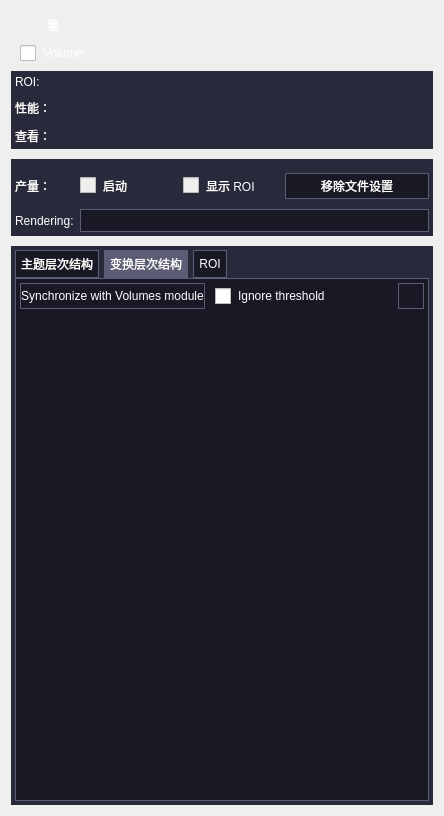
<?xml version="1.0" encoding="UTF-8"?>
<ui version="4.0">
 <class>qSlicerVolumeRenderingModuleWidget</class>
 <widget class="qSlicerWidget" name="qSlicerVolumeRenderingModuleWidget">
  <property name="geometry">
   <rect>
    <x>0</x>
    <y>0</y>
    <width>444</width>
    <height>816</height>
   </rect>
  </property>
  <property name="windowTitle">
   <string>Volume Rendering</string>
  </property>
  <property name="styleSheet">
   <string notr="true">QComboBox {
	color: rgb(255, 255, 255);
    background: #191925;
	border: 1px solid #5c5c74;
	font: 10pt &quot;Microsoft YaHei&quot;;
	height: 21px;
}

QComboBox QAbstractItemView {
    outline: 0px solid gray;     
    color: rgb(255, 255, 255);
    background-color: rgb(60, 60, 90);   
    selection-background-color: rgb(105, 135, 213);  
}

QComboBox QAbstractItemView::item:hover {
    color: rgb(255, 255, 255);
    background-color: rgb(105, 135, 213);
}

QComboBox QAbstractItemView::item:selected {
    color: rgb(255, 255, 255);
    background-color: rgb(105, 135, 213);
}

QComboBox:hover{
	background-color: rgb(105, 135, 213);
}

QComboBox::drop-down {
	subcontrol-origin: padding;
    subcontrol-position: top right;
    /*width: 20px;*/
 	
    /*border-left-width: 1px;
    border-left-color: darkgray;
    border-left-style: solid;*/ /* just a single line */
    border-top-right-radius: 3px; /* same radius as the QComboBox */
    border-bottom-right-radius: 3px;
}

QComboBox::down-arrow {
	image: url(:/Icons/comboBoxDown1.png);
}

QSpinBox {
	/* 为箭头保留空间 */
	/*padding-right:20px;*/
	color: rgb(255, 255, 255);
	background: #1a1a26;
	border: 1px solid #5c5c74;
	font: 10pt &quot;Microsoft YaHei&quot;;
	min-height:21px;
	max-height:21px;
}

/* 向上按钮 */
QSpinBox::up-button {
	subcontrol-origin:border;
	subcontrol-position:top right;
	width:16px;
	border-width:1px;
}

QSpinBox::up-button:hover {
	background-color: rgb(105, 135, 213);
}

QSpinBox::down-button {
	subcontrol-origin:border;
	subcontrol-position:bottom right;
	width:16px;
	border-width:1px;
	border-top-width:0;
}

/* 向下按钮 */
QSpinBox::down-button:hover {
	background-color: rgb(105, 135, 213);
}

/* 向下按钮里的小箭头 */
QSpinBox::down-arrow {
	image:url(:/Icons/SpinboxDown.png);
	width:7px;
	height:4px;
}

/* 向上按钮里的小箭头 */
QSpinBox::up-arrow {
	image:url(:/Icons/SpinboxUp.png);
	width:7px;
	height:4px;
}


QDoubleSpinBox {
	/* 为箭头保留空间 */
	padding-right:20px;
	background: #1a1a26;
	border: 1px solid #5c5c74;
	color: rgb(255, 255, 255);

	min-height:21px;
	max-height:21px;
}

/* 向上按钮 */
QDoubleSpinBox::up-button {
	subcontrol-origin:border;
	subcontrol-position:top right;
	width:16px;
	border-width:1px;
}

QDoubleSpinBox::up-button:hover {
	background-color: rgb(105, 135, 213);
}

QDoubleSpinBox::down-button {
	subcontrol-origin:border;
	subcontrol-position:bottom right;
	width:16px;
	border-width:1px;
	border-top-width:0;
}

/* 向下按钮 */
QDoubleSpinBox::down-button:hover {
	background-color: rgb(105, 135, 213);
}

/* 向下按钮里的小箭头 */
QDoubleSpinBox::down-arrow {
	image:url(:/Icons/SpinboxDown.png);
	width:7px;
	height:4px;
}

/* 向上按钮里的小箭头 */
QDoubleSpinBox::up-arrow {
	image:url(:/Icons/SpinboxUp.png);
	width:7px;
	height:4px;
}


QRadioButton {
    spacing: 5px;
    font: 12pt &quot;Microsoft YaHei&quot;; 
	color: rgb(255, 255, 255);
}
 
QRadioButton::indicator {  
    width: 16px;
    height: 16px;
}
 
QRadioButton::indicator:checked {  
	image: url(:/Icons/RadioButtonSg1.png);
}
 
QRadioButton::indicator:unchecked {  
    image: url(:/Icons/RadioButtonSg.png);
}

QTableView
{
    alternate-background-color:#e3edf9;
    gridline-color: #5c5c74;
	background: #191925;
	border: 1px solid #5c5c74;
	selection-background-color: #6987d5;
	font: 11pt &quot;Microsoft YaHei&quot;;
	color: rgb(255, 255, 255);
}
 
QHeaderView::section
{
    background: #191925;
	border: 1px solid #5c5c74;
	background-color:transparent
}

QTreeView
{
	background: #191925;
}

QTreeView::item{
	height: 26;
	alternate-background-color:#e3edf9;
	gridline-color: #5c5c74;
	selection-background-color: #6987d5;
	font: 11pt &quot;Microsoft YaHei&quot;;
	color: rgb(255, 255, 255);
} 

QSlider::groove:horizontal {
	border: 1px solid #41507D;
	background: #41507D;
	height:	2px;
	margin: 0px 0;
	left: 5px; right: 5px;
}

QSlider::handle:horizontal {
	border: 0px ;
	width: 10px;
	margin: -7px -7px -7px -7px;
	background: #e6edff;
}

QSlider::add-page:horizontal{
	background: #41507d;
	min-height: 2px;
	max-height: 2px;

}

QSlider::sub-page:horizontal{
	background: #6987d5;
	min-height: 2px;
	max-height: 2px; 
}

QCheckBox {
	color: rgb(255, 255, 255);
    spacing: 7px;/*复选框文本与勾选框（就是左边的勾选小框框，自己瞎叫的）的距离*/
}

QCheckBox::indicator {
    width: 16px;/*勾选框的大小*/
    height: 16px;
}
/*勾选框未选中时的图像*/
QCheckBox::indicator:unchecked {
    image: url(:/Icons/CheckBoxImage1.png);
}

/*勾选框选中时的图像*/
QCheckBox::indicator:checked {
    image: url(:/Icons/CheckBoxImage.png);
}

QWidget{
	color: #ffffff;
	font: 10pt &quot;Microsoft YaHei&quot;;
}

QWidget#InputsCollapsibleButton,
QWidget#DisplayCollapsibleButton,
QWidget#AdvancedCollapsibleButton
{
	border: none;
	background: #28293a;
}

QGroupBox#AdvancedGroupBox,
{
	background: #191925;
	border: 1px solid #5c5c74;
}



</string>
  </property>
  <layout class="QFormLayout" name="formLayout_2">
   <property name="verticalSpacing">
    <number>10</number>
   </property>
   <item row="0" column="0" colspan="2">
    <layout class="QHBoxLayout" name="horizontalLayout_4">
     <property name="spacing">
      <number>10</number>
     </property>
     <property name="leftMargin">
      <number>9</number>
     </property>
     <property name="topMargin">
      <number>4</number>
     </property>
     <item>
      <widget class="QLabel" name="label">
       <property name="minimumSize">
        <size>
         <width>17</width>
         <height>17</height>
        </size>
       </property>
       <property name="maximumSize">
        <size>
         <width>17</width>
         <height>17</height>
        </size>
       </property>
       <property name="styleSheet">
        <string notr="true">QLabel{
	width: 17;
	height: 17;
	border-image: url(:/Icons/Icons/volumes.png);
}</string>
       </property>
       <property name="text">
        <string/>
       </property>
      </widget>
     </item>
     <item>
      <widget class="QLabel" name="label_2">
       <property name="styleSheet">
        <string notr="true">QLabel{
	font: 16pt &quot;SimHei&quot;;
}</string>
       </property>
       <property name="text">
        <string>量</string>
       </property>
      </widget>
     </item>
     <item>
      <spacer name="horizontalSpacer">
       <property name="orientation">
        <enum>Qt::Horizontal</enum>
       </property>
       <property name="sizeHint" stdset="0">
        <size>
         <width>40</width>
         <height>20</height>
        </size>
       </property>
      </spacer>
     </item>
    </layout>
   </item>
   <item row="1" column="0">
    <layout class="QHBoxLayout" name="horizontalLayout_2">
     <property name="leftMargin">
      <number>9</number>
     </property>
     <property name="topMargin">
      <number>0</number>
     </property>
     <item>
      <widget class="ctkCheckBox" name="VisibilityCheckBox">
       <property name="text">
        <string>Volume:</string>
       </property>
       <property name="indicatorIcon" stdset="0">
        <iconset resource="../../../../../Libs/MRML/Widgets/Resources/qMRMLWidgets.qrc">
         <normaloff>:/Icons/VisibleOn.png</normaloff>
         <normalon>:/Icons/VisibleOff.png</normalon>:/Icons/VisibleOn.png</iconset>
       </property>
       <property name="indicatorIconSize" stdset="0">
        <size>
         <width>21</width>
         <height>21</height>
        </size>
       </property>
      </widget>
     </item>
    </layout>
   </item>
   <item row="1" column="1">
    <widget class="qMRMLNodeComboBox" name="VolumeNodeComboBox" native="true">
     <property name="nodeTypes" stdset="0">
      <stringlist>
       <string>vtkMRMLScalarVolumeNode</string>
      </stringlist>
     </property>
     <property name="hideChildNodeTypes" stdset="0">
      <stringlist>
       <string>vtkMRMLDiffusionWeightedVolumeNode</string>
       <string>vtkMRMLDiffusionTensorVolumeNode</string>
       <string>vtkMRMLMultiVolumeNode</string>
      </stringlist>
     </property>
     <property name="addEnabled" stdset="0">
      <bool>false</bool>
     </property>
     <property name="renameEnabled" stdset="0">
      <bool>true</bool>
     </property>
    </widget>
   </item>
   <item row="2" column="0" colspan="2">
    <widget class="ctkCollapsibleButton" name="InputsCollapsibleButton" native="true">
     <property name="enabled">
      <bool>true</bool>
     </property>
     <property name="text" stdset="0">
      <string>输入</string>
     </property>
     <property name="checked" stdset="0">
      <bool>false</bool>
     </property>
     <property name="collapsed" stdset="0">
      <bool>true</bool>
     </property>
     <layout class="QFormLayout" name="formLayout">
      <property name="fieldGrowthPolicy">
       <enum>QFormLayout::AllNonFixedFieldsGrow</enum>
      </property>
      <property name="verticalSpacing">
       <number>10</number>
      </property>
      <property name="leftMargin">
       <number>4</number>
      </property>
      <property name="topMargin">
       <number>4</number>
      </property>
      <property name="rightMargin">
       <number>4</number>
      </property>
      <property name="bottomMargin">
       <number>4</number>
      </property>
      <item row="0" column="0">
       <widget class="QLabel" name="ROINodeLabel">
        <property name="text">
         <string>ROI:</string>
        </property>
       </widget>
      </item>
      <item row="0" column="1">
       <widget class="qMRMLNodeComboBox" name="ROINodeComboBox" native="true">
        <property name="nodeTypes" stdset="0">
         <stringlist>
          <string>vtkMRMLAnnotationROINode</string>
         </stringlist>
        </property>
        <property name="noneEnabled" stdset="0">
         <bool>true</bool>
        </property>
        <property name="renameEnabled" stdset="0">
         <bool>true</bool>
        </property>
       </widget>
      </item>
      <item row="1" column="0">
       <widget class="QLabel" name="VolumePropertyNodeLabel">
        <property name="text">
         <string>性能：</string>
        </property>
       </widget>
      </item>
      <item row="1" column="1">
       <widget class="qMRMLNodeComboBox" name="VolumePropertyNodeComboBox" native="true">
        <property name="nodeTypes" stdset="0">
         <stringlist>
          <string>vtkMRMLVolumePropertyNode</string>
         </stringlist>
        </property>
        <property name="noneEnabled" stdset="0">
         <bool>true</bool>
        </property>
        <property name="renameEnabled" stdset="0">
         <bool>true</bool>
        </property>
       </widget>
      </item>
      <item row="2" column="0">
       <widget class="QLabel" name="ViewNodeLabel">
        <property name="text">
         <string>查看：</string>
        </property>
       </widget>
      </item>
      <item row="2" column="1">
       <widget class="qMRMLDisplayNodeViewComboBox" name="ViewCheckableNodeComboBox" native="true"/>
      </item>
     </layout>
    </widget>
   </item>
   <item row="3" column="0" colspan="2">
    <widget class="ctkCollapsibleButton" name="DisplayCollapsibleButton" native="true">
     <property name="text" stdset="0">
      <string>显示</string>
     </property>
     <property name="collapsed" stdset="0">
      <bool>false</bool>
     </property>
     <layout class="QFormLayout" name="formLayout_11">
      <property name="fieldGrowthPolicy">
       <enum>QFormLayout::AllNonFixedFieldsGrow</enum>
      </property>
      <property name="verticalSpacing">
       <number>10</number>
      </property>
      <property name="leftMargin">
       <number>4</number>
      </property>
      <property name="topMargin">
       <number>4</number>
      </property>
      <property name="rightMargin">
       <number>4</number>
      </property>
      <property name="bottomMargin">
       <number>4</number>
      </property>
      <item row="0" column="0" colspan="2">
       <widget class="qSlicerVolumeRenderingPresetComboBox" name="PresetComboBox" native="true"/>
      </item>
      <item row="2" column="0">
       <widget class="QLabel" name="CropLabel">
        <property name="text">
         <string>产量：</string>
        </property>
       </widget>
      </item>
      <item row="2" column="1">
       <layout class="QHBoxLayout" name="horizontalLayout">
        <item>
         <widget class="QCheckBox" name="ROICropCheckBox">
          <property name="enabled">
           <bool>false</bool>
          </property>
          <property name="text">
           <string>启动</string>
          </property>
         </widget>
        </item>
        <item>
         <widget class="ctkCheckBox" name="ROICropDisplayCheckBox">
          <property name="enabled">
           <bool>false</bool>
          </property>
          <property name="text">
           <string>显示 ROI</string>
          </property>
          <property name="indicatorIcon" stdset="0">
           <iconset resource="../../../../../Libs/MRML/Widgets/Resources/qMRMLWidgets.qrc">
            <normaloff>:/Icons/VisibleOn.png</normaloff>
            <normalon>:/Icons/VisibleOff.png</normalon>:/Icons/VisibleOn.png</iconset>
          </property>
          <property name="indicatorIconSize" stdset="0">
           <size>
            <width>21</width>
            <height>21</height>
           </size>
          </property>
         </widget>
        </item>
        <item>
         <widget class="QPushButton" name="ROIFitPushButton">
          <property name="enabled">
           <bool>false</bool>
          </property>
          <property name="styleSheet">
           <string notr="true">QPushButton
{
	width: 142px;
	height: 24px;
	background: #191925;
	border: 1px solid #5c5c74;
	border-radius: 1px;
}

QPushButton:hover{
	background: #5C5C74;
}</string>
          </property>
          <property name="text">
           <string>移除文件设置</string>
          </property>
         </widget>
        </item>
       </layout>
      </item>
      <item row="3" column="0">
       <widget class="QLabel" name="RenderingMethodLabel">
        <property name="text">
         <string>Rendering:</string>
        </property>
       </widget>
      </item>
      <item row="3" column="1">
       <widget class="QComboBox" name="RenderingMethodComboBox">
        <property name="enabled">
         <bool>false</bool>
        </property>
       </widget>
      </item>
     </layout>
    </widget>
   </item>
   <item row="4" column="0" colspan="2">
    <widget class="ctkCollapsibleButton" name="AdvancedCollapsibleButton" native="true">
     <property name="enabled">
      <bool>true</bool>
     </property>
     <property name="text" stdset="0">
      <string>高级选项</string>
     </property>
     <property name="checked" stdset="0">
      <bool>true</bool>
     </property>
     <property name="collapsed" stdset="0">
      <bool>false</bool>
     </property>
     <layout class="QVBoxLayout" name="verticalLayout">
      <property name="spacing">
       <number>10</number>
      </property>
      <property name="leftMargin">
       <number>4</number>
      </property>
      <property name="topMargin">
       <number>4</number>
      </property>
      <property name="rightMargin">
       <number>4</number>
      </property>
      <property name="bottomMargin">
       <number>4</number>
      </property>
      <item>
       <widget class="QTabWidget" name="AdvancedTabWidget">
        <property name="styleSheet">
         <string notr="true">QTableView
{
    alternate-background-color:#e3edf9;
    gridline-color: #5c5c74;
	background: #191925;
	border: 1px solid #5c5c74;
	selection-background-color: #6987d5;
	font: 11pt &quot;Microsoft YaHei&quot;;
	color: rgb(255, 255, 255);
}
 
QHeaderView::section
{
    background: #191925;
	border: 1px solid #5c5c74;
	background-color:transparent
}

QTreeView
{
	background: #191925;
}

QTreeView#SubjectHierarchyTreeView:item{
	alternate-background-color:#e3edf9;
	gridline-color: #5c5c74;
	selection-background-color: #6987d5;
	font: 11pt &quot;Microsoft YaHei&quot;;
	color: rgb(255, 255, 255);
} 

QTabWidget:pane{
	background: #191925;
	border: 1px solid #5c5c74;
}

QTabBar::tab{
	height:26px; 
	alignment: center;
	background-color: #191925; 
	margin-right: 5px;padding-left: 5px;padding-right: 5px;
}

QTabBar::tab:selected{
	border:1px solid #5C5C74;
	background: #5c5c74;
}
                        
QTabBar::tab:!selected{
	border-bottom: 1px solid #191925;
	border:1px solid #5C5C74;
	background: #191925;
}
</string>
        </property>
        <property name="currentIndex">
         <number>1</number>
        </property>
        <widget class="QWidget" name="TechniquesTab">
         <attribute name="title">
          <string>主题层次结构</string>
         </attribute>
         <layout class="QFormLayout" name="formLayout_5">
          <property name="horizontalSpacing">
           <number>10</number>
          </property>
          <property name="verticalSpacing">
           <number>10</number>
          </property>
          <item row="1" column="0">
           <widget class="QLabel" name="MemorySizeLabel">
            <property name="text">
             <string>GPU memory size:</string>
            </property>
           </widget>
          </item>
          <item row="1" column="1">
           <widget class="qSlicerGPUMemoryComboBox" name="MemorySizeComboBox">
            <property name="toolTip">
             <string>Amount of memory allocated for volume rendering on the graphic card. &quot;Default&quot; can be modified in the settings.</string>
            </property>
            <property name="currentIndex">
             <number>-1</number>
            </property>
           </widget>
          </item>
          <item row="2" column="0">
           <widget class="QLabel" name="QualityControlLabel">
            <property name="text">
             <string>Quality:</string>
            </property>
           </widget>
          </item>
          <item row="2" column="1">
           <widget class="QComboBox" name="QualityControlComboBox">
            <property name="currentIndex">
             <number>-1</number>
            </property>
           </widget>
          </item>
          <item row="3" column="0">
           <widget class="QLabel" name="FramerateLabel">
            <property name="text">
             <string>Interactive speed:</string>
            </property>
           </widget>
          </item>
          <item row="3" column="1">
           <widget class="ctkSliderWidget" name="FramerateSliderWidget" native="true">
            <property name="decimals" stdset="0">
             <number>0</number>
            </property>
            <property name="minimum" stdset="0">
             <double>1.000000000000000</double>
            </property>
            <property name="maximum" stdset="0">
             <double>100.000000000000000</double>
            </property>
            <property name="value" stdset="0">
             <double>8.000000000000000</double>
            </property>
            <property name="suffix" stdset="0">
             <string> fps</string>
            </property>
           </widget>
          </item>
          <item row="4" column="0" colspan="2">
           <widget class="ctkCollapsibleGroupBox" name="AdvancedGroupBox">
            <property name="title">
             <string>Advanced rendering properties</string>
            </property>
            <layout class="QFormLayout" name="formLayout_7">
             <property name="fieldGrowthPolicy">
              <enum>QFormLayout::AllNonFixedFieldsGrow</enum>
             </property>
             <property name="leftMargin">
              <number>0</number>
             </property>
             <property name="topMargin">
              <number>22</number>
             </property>
             <property name="rightMargin">
              <number>0</number>
             </property>
             <property name="bottomMargin">
              <number>0</number>
             </property>
             <item row="0" column="0" colspan="2">
              <widget class="QStackedWidget" name="RenderingMethodStackedWidget">
               <property name="currentIndex">
                <number>-1</number>
               </property>
              </widget>
             </item>
            </layout>
           </widget>
          </item>
         </layout>
        </widget>
        <widget class="QWidget" name="VolumePropertyTab">
         <attribute name="title">
          <string>变换层次结构</string>
         </attribute>
         <layout class="QVBoxLayout" name="verticalLayout_2">
          <property name="spacing">
           <number>10</number>
          </property>
          <property name="leftMargin">
           <number>0</number>
          </property>
          <property name="topMargin">
           <number>0</number>
          </property>
          <property name="rightMargin">
           <number>0</number>
          </property>
          <property name="bottomMargin">
           <number>0</number>
          </property>
          <item>
           <layout class="QHBoxLayout" name="horizontalLayout_3">
            <property name="spacing">
             <number>10</number>
            </property>
            <property name="leftMargin">
             <number>4</number>
            </property>
            <property name="topMargin">
             <number>4</number>
            </property>
            <property name="rightMargin">
             <number>4</number>
            </property>
            <property name="bottomMargin">
             <number>4</number>
            </property>
            <item>
             <widget class="ctkCheckablePushButton" name="SynchronizeScalarDisplayNodeButton">
              <property name="enabled">
               <bool>false</bool>
              </property>
              <property name="sizePolicy">
               <sizepolicy hsizetype="Minimum" vsizetype="Fixed">
                <horstretch>0</horstretch>
                <verstretch>0</verstretch>
               </sizepolicy>
              </property>
              <property name="styleSheet">
               <string notr="true">QPushButton
{
	height: 24px;
	background: #191925;
	border: 1px solid #5c5c74;
	border-radius: 1px;
}

QPushButton:hover{
	background: #5C5C74;
}


QPushButton::indicator {
    width: 16px;/*勾选框的大小*/
    height: 16px;
}
/*勾选框未选中时的图像*/
QPushButton::indicator:unchecked {
    image: url(:/Icons/CheckBoxImage1.png);
}

/*勾选框选中时的图像*/
QPushButton::indicator:checked {
    image: url(:/Icons/CheckBoxImage.png);
}</string>
              </property>
              <property name="text">
               <string>Synchronize with Volumes module</string>
              </property>
              <property name="flat">
               <bool>false</bool>
              </property>
              <property name="checkBoxControlsButtonToggleState" stdset="0">
               <bool>true</bool>
              </property>
             </widget>
            </item>
            <item>
             <widget class="QCheckBox" name="IgnoreVolumesThresholdCheckBox">
              <property name="toolTip">
               <string>Don't use threshold values. Set opacity ramp from the Window/Level range instead.</string>
              </property>
              <property name="text">
               <string>Ignore threshold</string>
              </property>
             </widget>
            </item>
            <item>
             <widget class="ctkExpandButton" name="ExpandSynchronizeWithVolumesButton">
              <property name="styleSheet">
               <string notr="true">QToolButton
{
	min-width: 24px;
	min-height: 24px;
	max-width: 24px;
	max-height: 24px;
	background: #191925;
	border: 1px solid #5c5c74;
}

QToolButton:hover
{
	background: #5C5C74;
}</string>
              </property>
              <property name="checked">
               <bool>false</bool>
              </property>
              <property name="mirrorOnExpand" stdset="0">
               <bool>true</bool>
              </property>
             </widget>
            </item>
           </layout>
          </item>
          <item>
           <widget class="qMRMLVolumePropertyNodeWidget" name="VolumePropertyNodeWidget" native="true">
            <property name="enabled">
             <bool>false</bool>
            </property>
            <property name="styleSheet">
             <string notr="true"/>
            </property>
           </widget>
          </item>
         </layout>
        </widget>
        <widget class="QWidget" name="ROITab">
         <attribute name="title">
          <string>ROI</string>
         </attribute>
         <layout class="QFormLayout" name="formLayout_3">
          <property name="fieldGrowthPolicy">
           <enum>QFormLayout::AllNonFixedFieldsGrow</enum>
          </property>
          <property name="horizontalSpacing">
           <number>10</number>
          </property>
          <property name="verticalSpacing">
           <number>10</number>
          </property>
          <item row="0" column="0" colspan="2">
           <widget class="qMRMLAnnotationROIWidget" name="ROIWidget" native="true">
            <property name="styleSheet">
             <string notr="true">QToolButton
{
	width: 21px;
	height: 21px;
	background: #191925;
	border: 1px solid #5c5c74;
}

QToolButton:hover
{
	background: #5C5C74;
}</string>
            </property>
           </widget>
          </item>
         </layout>
        </widget>
       </widget>
      </item>
     </layout>
    </widget>
   </item>
  </layout>
 </widget>
 <customwidgets>
  <customwidget>
   <class>qMRMLNodeComboBox</class>
   <extends>QWidget</extends>
   <header>qMRMLNodeComboBox.h</header>
   <container>1</container>
  </customwidget>
  <customwidget>
   <class>ctkExpandButton</class>
   <extends>QToolButton</extends>
   <header>ctkExpandButton.h</header>
  </customwidget>
  <customwidget>
   <class>ctkSliderWidget</class>
   <extends>QWidget</extends>
   <header>ctkSliderWidget.h</header>
  </customwidget>
  <customwidget>
   <class>qSlicerWidget</class>
   <extends>QWidget</extends>
   <header>qSlicerWidget.h</header>
   <container>1</container>
  </customwidget>
  <customwidget>
   <class>ctkCollapsibleButton</class>
   <extends>QWidget</extends>
   <header>ctkCollapsibleButton.h</header>
   <container>1</container>
  </customwidget>
  <customwidget>
   <class>ctkCollapsibleGroupBox</class>
   <extends>QGroupBox</extends>
   <header>ctkCollapsibleGroupBox.h</header>
   <container>1</container>
  </customwidget>
  <customwidget>
   <class>qMRMLAnnotationROIWidget</class>
   <extends>QWidget</extends>
   <header>qMRMLAnnotationROIWidget.h</header>
  </customwidget>
  <customwidget>
   <class>qMRMLVolumePropertyNodeWidget</class>
   <extends>QWidget</extends>
   <header>qMRMLVolumePropertyNodeWidget.h</header>
  </customwidget>
  <customwidget>
   <class>qSlicerVolumeRenderingPresetComboBox</class>
   <extends>qSlicerWidget</extends>
   <header>qSlicerVolumeRenderingPresetComboBox.h</header>
   <container>1</container>
  </customwidget>
  <customwidget>
   <class>qSlicerGPUMemoryComboBox</class>
   <extends>QComboBox</extends>
   <header>qSlicerGPUMemoryComboBox.h</header>
   <container>1</container>
  </customwidget>
  <customwidget>
   <class>ctkCheckBox</class>
   <extends>QCheckBox</extends>
   <header>ctkCheckBox.h</header>
  </customwidget>
  <customwidget>
   <class>ctkPushButton</class>
   <extends>QPushButton</extends>
   <header>ctkPushButton.h</header>
  </customwidget>
  <customwidget>
   <class>qMRMLCheckableNodeComboBox</class>
   <extends>qMRMLNodeComboBox</extends>
   <header>qMRMLCheckableNodeComboBox.h</header>
   <container>1</container>
  </customwidget>
  <customwidget>
   <class>qMRMLDisplayNodeViewComboBox</class>
   <extends>qMRMLCheckableNodeComboBox</extends>
   <header>qMRMLDisplayNodeViewComboBox.h</header>
   <container>1</container>
  </customwidget>
  <customwidget>
   <class>ctkCheckablePushButton</class>
   <extends>ctkPushButton</extends>
   <header>ctkCheckablePushButton.h</header>
  </customwidget>
 </customwidgets>
 <resources>
  <include location="../../../Annotations/Resources/qSlicerAnnotationModule.qrc"/>
  <include location="../../../../../Libs/MRML/Widgets/Resources/qMRMLWidgets.qrc"/>
 </resources>
 <connections>
  <connection>
   <sender>VolumePropertyNodeComboBox</sender>
   <signal>currentNodeChanged(vtkMRMLNode*)</signal>
   <receiver>VolumePropertyNodeWidget</receiver>
   <slot>setMRMLVolumePropertyNode(vtkMRMLNode*)</slot>
   <hints>
    <hint type="sourcelabel">
     <x>446</x>
     <y>66</y>
    </hint>
    <hint type="destinationlabel">
     <x>105</x>
     <y>305</y>
    </hint>
   </hints>
  </connection>
  <connection>
   <sender>ROINodeComboBox</sender>
   <signal>currentNodeChanged(vtkMRMLNode*)</signal>
   <receiver>ROIWidget</receiver>
   <slot>setMRMLAnnotationROINode(vtkMRMLNode*)</slot>
   <hints>
    <hint type="sourcelabel">
     <x>446</x>
     <y>63</y>
    </hint>
    <hint type="destinationlabel">
     <x>96</x>
     <y>296</y>
    </hint>
   </hints>
  </connection>
  <connection>
   <sender>VolumeNodeComboBox</sender>
   <signal>currentNodeChanged(bool)</signal>
   <receiver>InputsCollapsibleButton</receiver>
   <slot>setEnabled(bool)</slot>
   <hints>
    <hint type="sourcelabel">
     <x>154</x>
     <y>18</y>
    </hint>
    <hint type="destinationlabel">
     <x>307</x>
     <y>64</y>
    </hint>
   </hints>
  </connection>
  <connection>
   <sender>qSlicerVolumeRenderingModuleWidget</sender>
   <signal>mrmlSceneChanged(vtkMRMLScene*)</signal>
   <receiver>ViewCheckableNodeComboBox</receiver>
   <slot>setMRMLScene(vtkMRMLScene*)</slot>
   <hints>
    <hint type="sourcelabel">
     <x>37</x>
     <y>260</y>
    </hint>
    <hint type="destinationlabel">
     <x>446</x>
     <y>69</y>
    </hint>
   </hints>
  </connection>
  <connection>
   <sender>qSlicerVolumeRenderingModuleWidget</sender>
   <signal>mrmlSceneChanged(vtkMRMLScene*)</signal>
   <receiver>ROINodeComboBox</receiver>
   <slot>setMRMLScene(vtkMRMLScene*)</slot>
   <hints>
    <hint type="sourcelabel">
     <x>332</x>
     <y>228</y>
    </hint>
    <hint type="destinationlabel">
     <x>446</x>
     <y>63</y>
    </hint>
   </hints>
  </connection>
  <connection>
   <sender>qSlicerVolumeRenderingModuleWidget</sender>
   <signal>mrmlSceneChanged(vtkMRMLScene*)</signal>
   <receiver>VolumePropertyNodeComboBox</receiver>
   <slot>setMRMLScene(vtkMRMLScene*)</slot>
   <hints>
    <hint type="sourcelabel">
     <x>332</x>
     <y>227</y>
    </hint>
    <hint type="destinationlabel">
     <x>446</x>
     <y>66</y>
    </hint>
   </hints>
  </connection>
  <connection>
   <sender>qSlicerVolumeRenderingModuleWidget</sender>
   <signal>mrmlSceneChanged(vtkMRMLScene*)</signal>
   <receiver>VolumeNodeComboBox</receiver>
   <slot>setMRMLScene(vtkMRMLScene*)</slot>
   <hints>
    <hint type="sourcelabel">
     <x>332</x>
     <y>228</y>
    </hint>
    <hint type="destinationlabel">
     <x>332</x>
     <y>19</y>
    </hint>
   </hints>
  </connection>
  <connection>
   <sender>VolumeNodeComboBox</sender>
   <signal>currentNodeChanged(bool)</signal>
   <receiver>AdvancedCollapsibleButton</receiver>
   <slot>setEnabled(bool)</slot>
   <hints>
    <hint type="sourcelabel">
     <x>233</x>
     <y>13</y>
    </hint>
    <hint type="destinationlabel">
     <x>240</x>
     <y>526</y>
    </hint>
   </hints>
  </connection>
  <connection>
   <sender>ROINodeComboBox</sender>
   <signal>currentNodeChanged(bool)</signal>
   <receiver>ROICropCheckBox</receiver>
   <slot>setEnabled(bool)</slot>
   <hints>
    <hint type="sourcelabel">
     <x>446</x>
     <y>63</y>
    </hint>
    <hint type="destinationlabel">
     <x>188</x>
     <y>185</y>
    </hint>
   </hints>
  </connection>
  <connection>
   <sender>VolumePropertyNodeComboBox</sender>
   <signal>currentNodeChanged(bool)</signal>
   <receiver>VolumePropertyNodeWidget</receiver>
   <slot>setEnabled(bool)</slot>
   <hints>
    <hint type="sourcelabel">
     <x>446</x>
     <y>66</y>
    </hint>
    <hint type="destinationlabel">
     <x>105</x>
     <y>305</y>
    </hint>
   </hints>
  </connection>
  <connection>
   <sender>VolumePropertyNodeComboBox</sender>
   <signal>currentNodeChanged(bool)</signal>
   <receiver>PresetComboBox</receiver>
   <slot>setEnabled(bool)</slot>
   <hints>
    <hint type="sourcelabel">
     <x>81</x>
     <y>66</y>
    </hint>
    <hint type="destinationlabel">
     <x>24</x>
     <y>125</y>
    </hint>
   </hints>
  </connection>
  <connection>
   <sender>ROINodeComboBox</sender>
   <signal>currentNodeChanged(bool)</signal>
   <receiver>ROICropDisplayCheckBox</receiver>
   <slot>setEnabled(bool)</slot>
   <hints>
    <hint type="sourcelabel">
     <x>446</x>
     <y>63</y>
    </hint>
    <hint type="destinationlabel">
     <x>319</x>
     <y>187</y>
    </hint>
   </hints>
  </connection>
  <connection>
   <sender>ROINodeComboBox</sender>
   <signal>currentNodeChanged(bool)</signal>
   <receiver>ROIFitPushButton</receiver>
   <slot>setEnabled(bool)</slot>
   <hints>
    <hint type="sourcelabel">
     <x>446</x>
     <y>63</y>
    </hint>
    <hint type="destinationlabel">
     <x>450</x>
     <y>189</y>
    </hint>
   </hints>
  </connection>
  <connection>
   <sender>VolumeNodeComboBox</sender>
   <signal>currentNodeChanged(bool)</signal>
   <receiver>VisibilityCheckBox</receiver>
   <slot>setEnabled(bool)</slot>
   <hints>
    <hint type="sourcelabel">
     <x>109</x>
     <y>11</y>
    </hint>
    <hint type="destinationlabel">
     <x>37</x>
     <y>18</y>
    </hint>
   </hints>
  </connection>
  <connection>
   <sender>SynchronizeScalarDisplayNodeButton</sender>
   <signal>checkBoxToggled(bool)</signal>
   <receiver>SynchronizeScalarDisplayNodeButton</receiver>
   <slot>setChecked(bool)</slot>
   <hints>
    <hint type="sourcelabel">
     <x>105</x>
     <y>305</y>
    </hint>
    <hint type="destinationlabel">
     <x>105</x>
     <y>305</y>
    </hint>
   </hints>
  </connection>
  <connection>
   <sender>ExpandSynchronizeWithVolumesButton</sender>
   <signal>toggled(bool)</signal>
   <receiver>IgnoreVolumesThresholdCheckBox</receiver>
   <slot>setVisible(bool)</slot>
   <hints>
    <hint type="sourcelabel">
     <x>105</x>
     <y>305</y>
    </hint>
    <hint type="destinationlabel">
     <x>105</x>
     <y>305</y>
    </hint>
   </hints>
  </connection>
 </connections>
</ui>
